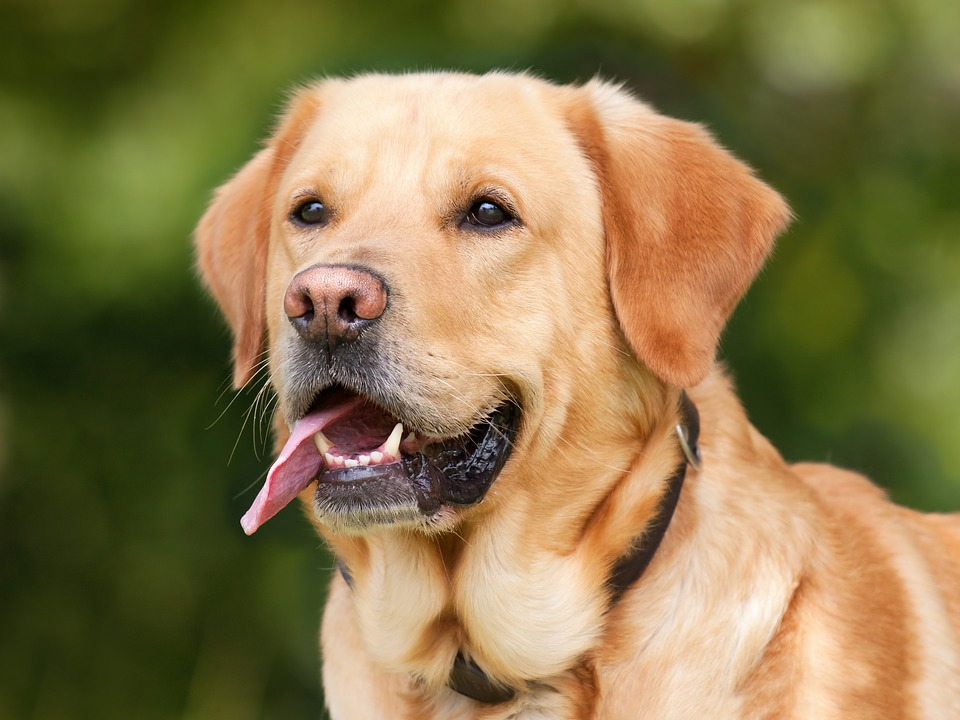
#> input picture AnthonyJunk/dog-test.jpg, 960 x 720 px
$ python sobel_and_laplacian.py.py --image dog-test.jpg   (older library calls are emulated)
#> lines starting #> are read from the running program, lines starting #| are printed output that depends on the picture
import numpy as np
import argparse
import cv2
import os

c = os.getcwd()
print(c)

ap = argparse.ArgumentParser()
ap.add_argument("-i", "--image", required = True,
help = "Path to the image")
args = vars(ap.parse_args())


image = cv2.imread(args["image"])
#> image is the input picture: shape (720, 960, 3); mean B, G, R 76.2, 119.6, 136.3
image = cv2.cvtColor(image, cv2.COLOR_BGR2GRAY)
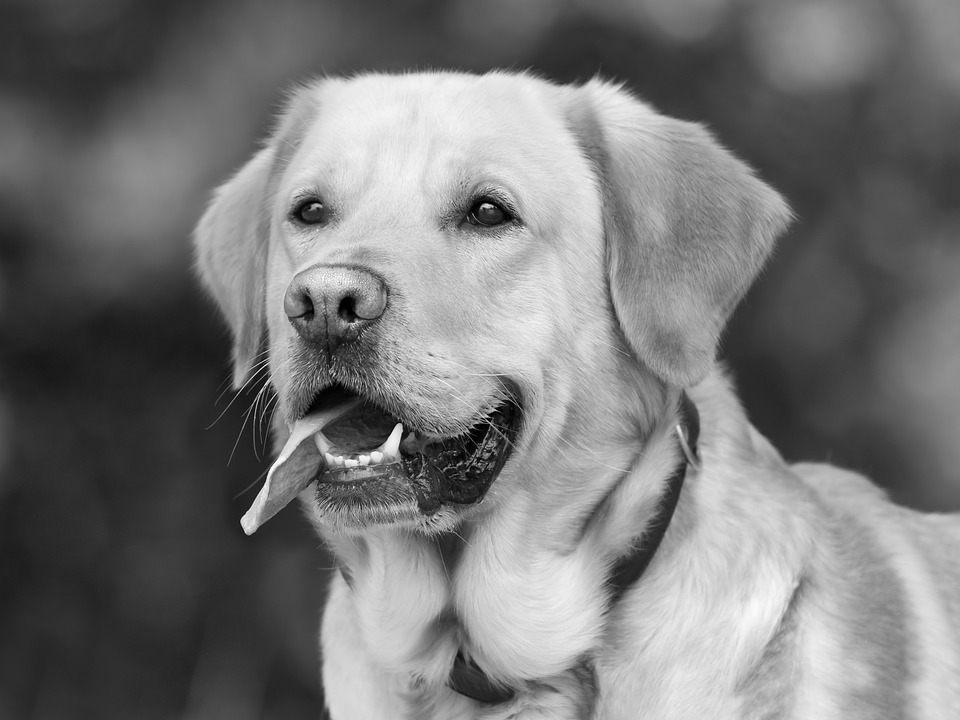
#> image: shape (720, 960); min 0, max 254, mean 119.7
cv2.imshow("Original", image)

lap = cv2.Laplacian(image, cv2.CV_64F)
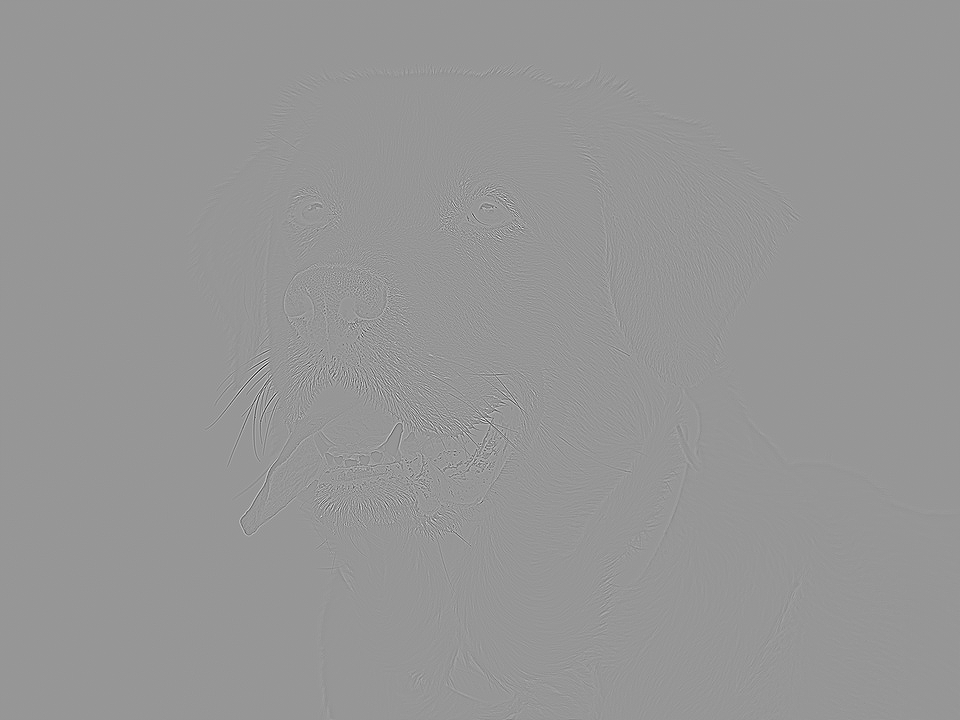
#> lap: shape (720, 960) float64; min -578, max 400, mean 0; drawn with min black and max white
lap = np.uint8(np.absolute(lap))
cv2.imshow("Laplacian", lap)

sobelX = cv2.Sobel(image, cv2.CV_64F, 1, 0)
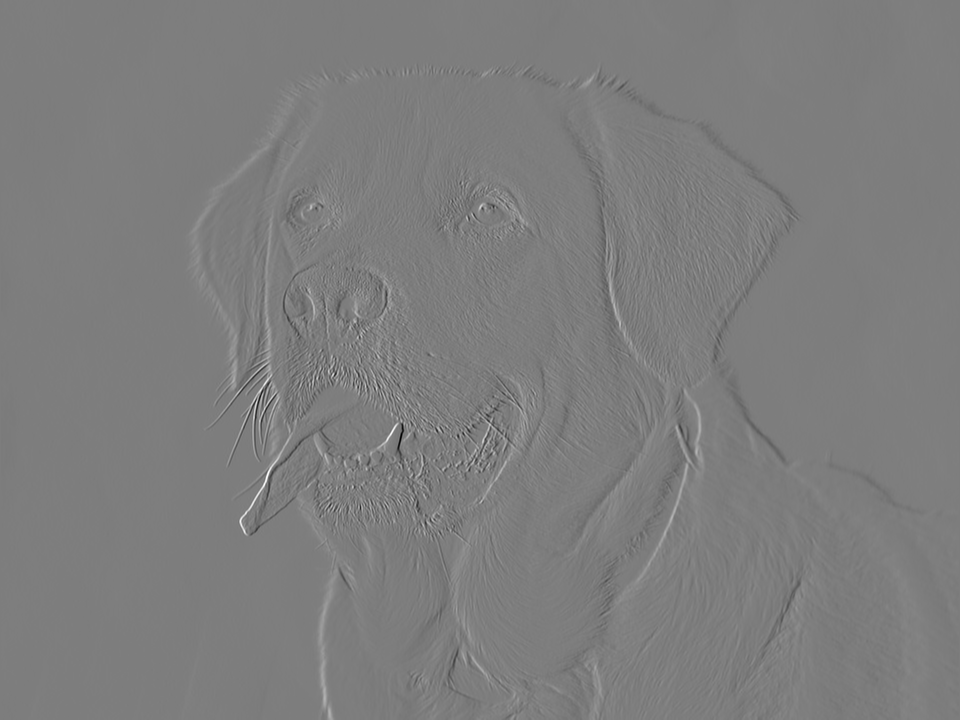
#> sobelX: shape (720, 960) float64; min -839, max 862, mean 0.7; drawn with min black and max white
sobelY = cv2.Sobel(image, cv2.CV_64F, 0, 1)

sobelX = np.uint8(np.absolute(sobelX))
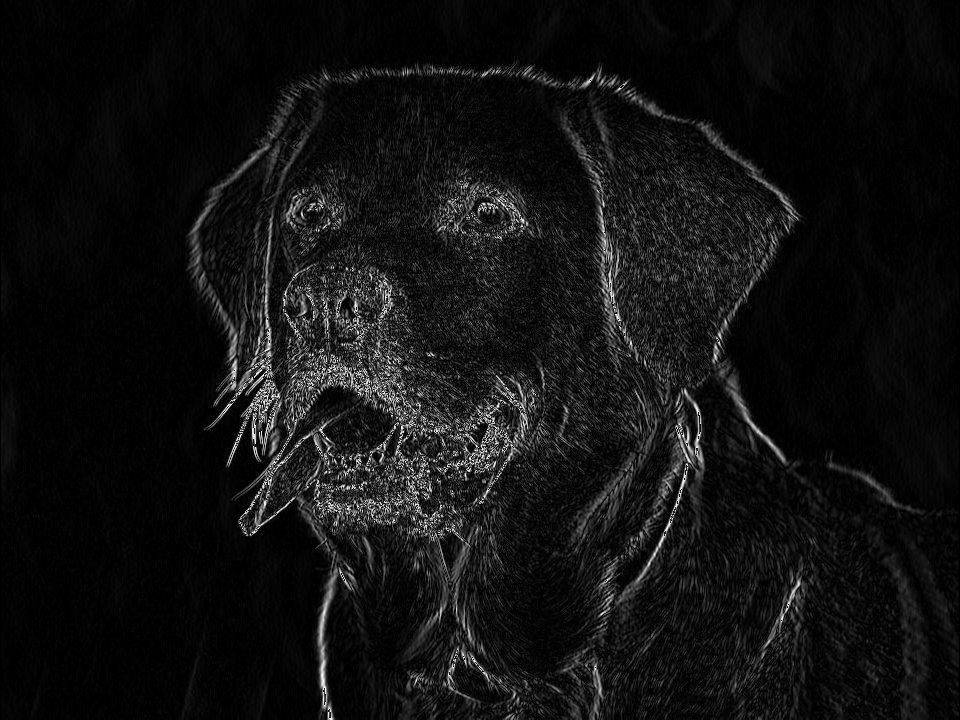
#> sobelX: shape (720, 960); min 0, max 255, mean 17.5
sobelY = np.uint8(np.absolute(sobelY))
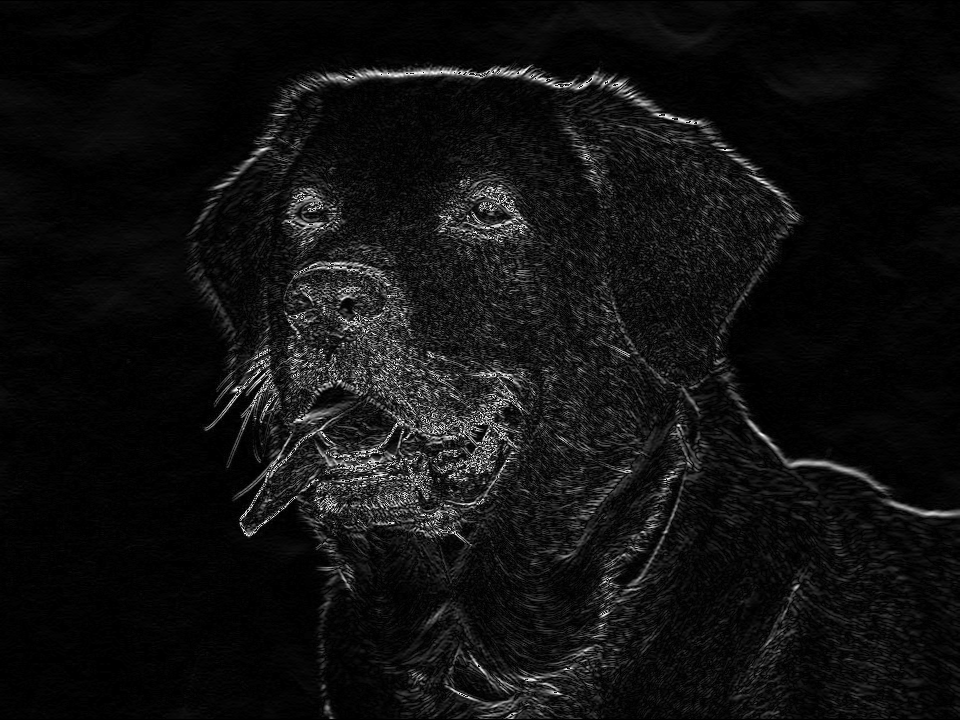
#> sobelY: shape (720, 960); min 0, max 255, mean 16.6

sobelCombined = cv2.bitwise_or(sobelX, sobelY)
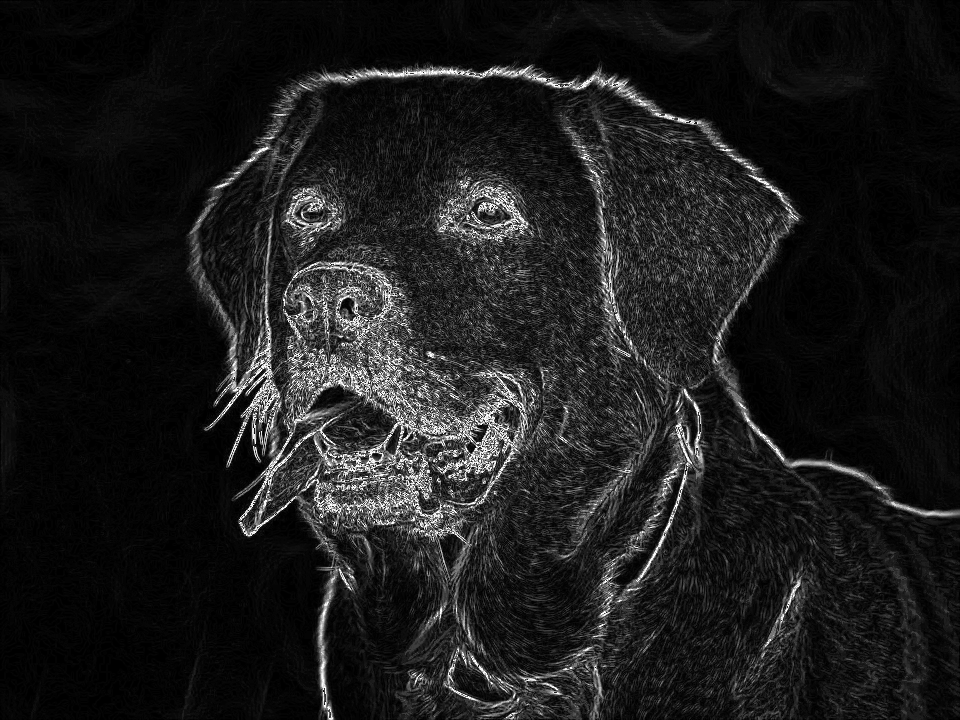
#> sobelCombined: shape (720, 960); min 0, max 255, mean 28

cv2.imshow("Sobel X", sobelX)
cv2.imshow("Sobel Y", sobelY)
cv2.imshow("Sobel Combined", sobelCombined)
cv2.waitKey(0)
